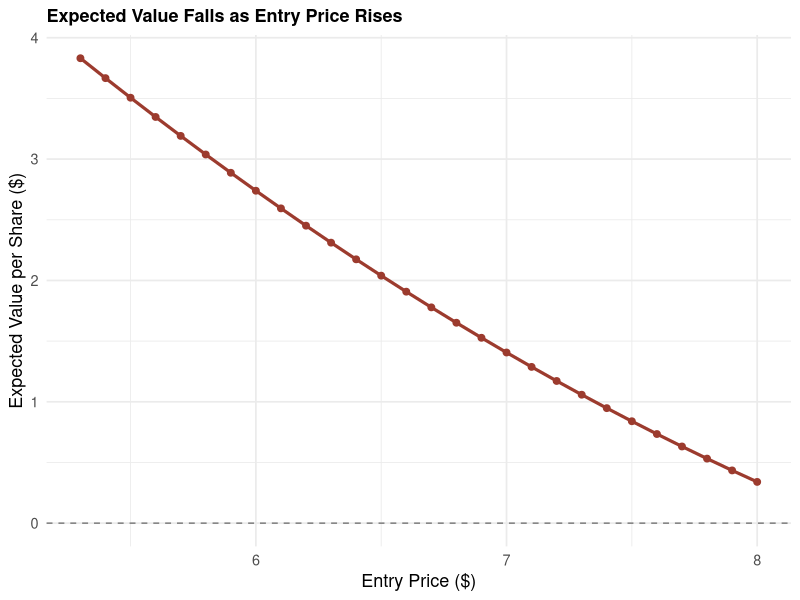

Write the R code that produced this figure.
## ---- chunk 1
#| label: ev-chart
#| output: false
library(ggplot2)

entry_price <- seq(5.30, 8.00, by = 0.10)
target <- 11
stop_pct <- 0.10

size_win <- target - entry_price
size_loss <- entry_price * stop_pct
p_win <- seq(0.70, 0.30, length.out = length(entry_price))  # illustrative, not measured
p_loss <- 1 - p_win

ev <- p_win * size_win - p_loss * size_loss
df <- data.frame(entry_price, ev)

p <- ggplot(df, aes(x = entry_price, y = ev)) +
  geom_line(color = "#9C3B2E", linewidth = 1.1) +
  geom_point(color = "#9C3B2E", size = 2) +
  geom_hline(yintercept = 0, linetype = "dashed", color = "grey50") +
  labs(
    x = "Entry Price ($)",
    y = "Expected Value per Share ($)",
    title = "Expected Value Falls as Entry Price Rises"
  ) +
  theme_minimal(base_size = 13) +
  theme(plot.title = element_text(face = "bold", size = 13))

ggsave("ev-vs-entry.png", plot = p, width = 7, height = 4.2, dpi = 150)
